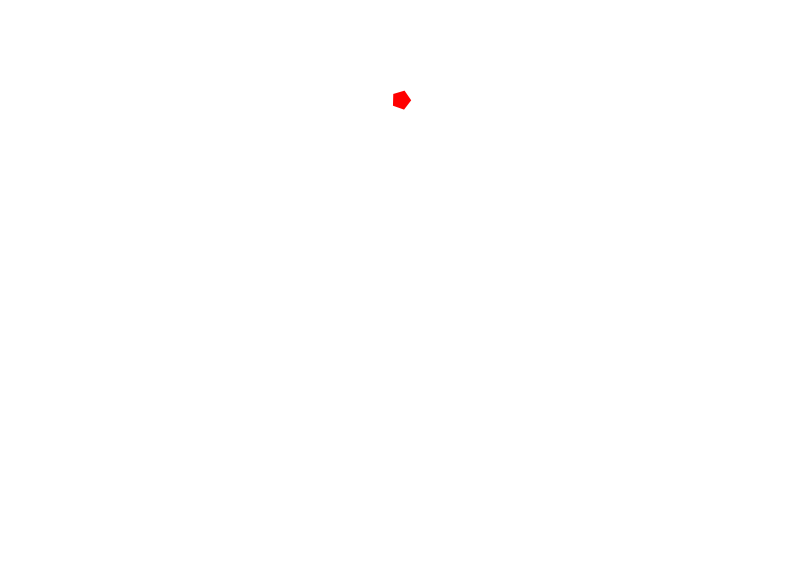
Frame 1 (no input)
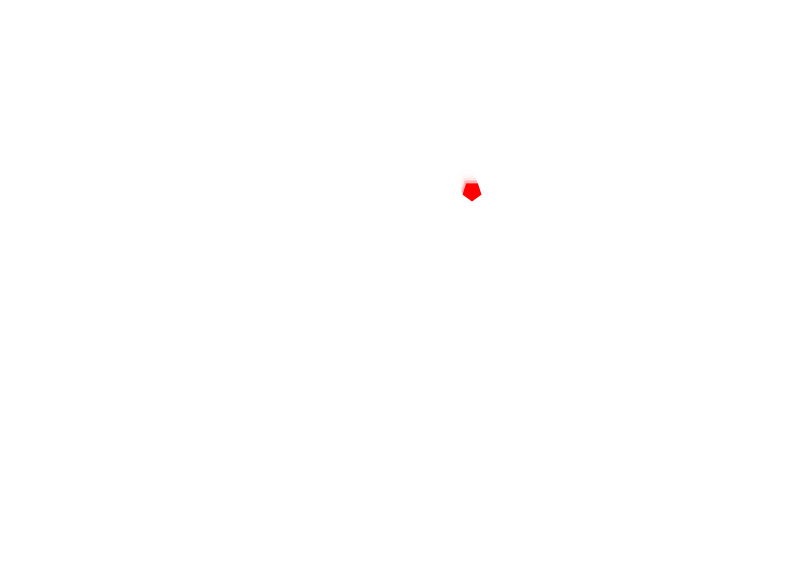
Frame 60 (the mouse pressed at the canvas centre just before this capture)
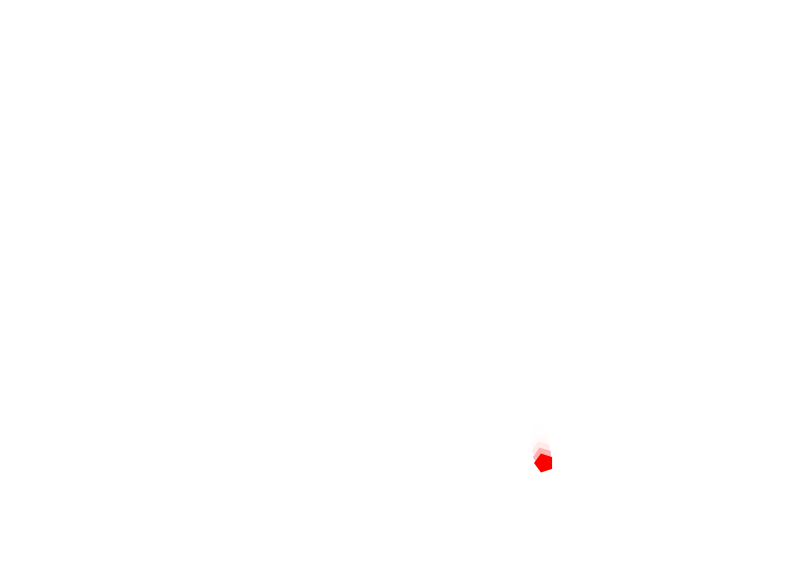
Frame 120 (the mouse held since frame 60 and released just before this capture)

The Processing sketch that drew these frames (run headless with seeded random() and noise(); from frame 60 on, the mouse is pressed at the canvas centre):

// Processing sketch: particle_example_03_copyOnly
// ── particle_example_03_copyOnly.pde


Polygon p;

void setup() {
  size(800, 580);
  background(255);

  // Polygon(int sides, PVector loc, float radius)
  p = new Polygon(5, new PVector(400, 100), 10.0);
}

void draw() {
  fill(255, 180);
  noStroke();
  rect(0, 0, width, height);

  //background(255);
  fill(255, 0, 0);

  p.move();
  p.polyRotate();
  p.display();
  p.collide();
}




// ── Polygon.pde
class Polygon{
  
 //properties
 int sides;
 PVector loc;
 PVector spd = new PVector(1.2, 0);
 float radius;
 float gravity = .05;
 float friction = .95;
 float damping = .875;
 float rot;
 float rotSpd = 1.5;
 
 // cstrs
 Polygon(){
   this.sides = 3;
   this.loc = new PVector();
   this.radius = 1;
 }
 
 Polygon(int sides, PVector loc, float radius){
   this.sides = sides;
   this.loc = loc;
   this.radius = radius;
 }
 
 void move(){
   spd.y += gravity;
   loc.add(spd);
 }
 
 void polyRotate(){
   rot += radians(rotSpd);
 }
 
 
 // methods
 void display(){
   // real time calculation
   float theta = 0.0;
   float x = 0.0;
   float y = 0.0;
   pushMatrix();
   translate(loc.x, loc.y);
   rotate(rot);
   beginShape();
   for(int i=0; i<sides; i++){
     x = cos(theta)*radius;
     y = sin(theta)*radius;
     vertex(x, y);
     theta += TWO_PI/sides;
   }
   endShape(CLOSE);
   popMatrix();
 }
 
 void collide(){
    if(loc.x > width - radius) {
    loc.x = width - radius;
    spd.x *= -1;
  } else
  
  if(loc.x < radius) {
    loc.x = radius;
    spd.x *=  -1;
  }
  
  if(loc.y > height - radius) {
    loc.y = height - radius;
    spd.y = spd.y * -1;
    spd.y *= damping;
    spd.x *= friction;
  } else 
  
  if(loc.y < radius) {
    loc.y =radius;
    spd.y = spd.y * -1;
  }
 }
 
 // getters/setters
  
  
}
